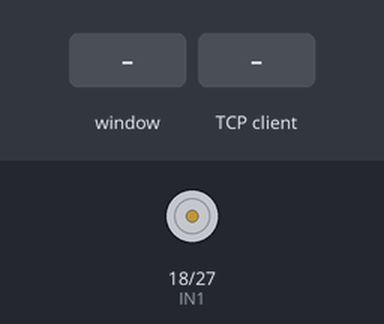
The program below on a simulated Raspberry Pi (BCM pin numbers). Parts: motor-driver pin pairs drawn as motors (green arrow = first pin HIGH = forward, orange = second pin HIGH = backward, longer = more drive, scaled by the enable pin). The test bench sets the inputs (shaded band). One TCP client connects 1 s after the port opens and stays connected; the desktop window is not drawn, its controls go by their first labels and the mouse button is held 0.15 s; threads take turns every 2 ms; what the program prints to the terminal is not drawn.

Above: at 1.2 s.
1.3 s: control labelled "Turn On Pump" in the window clicked
At 1.6 s:
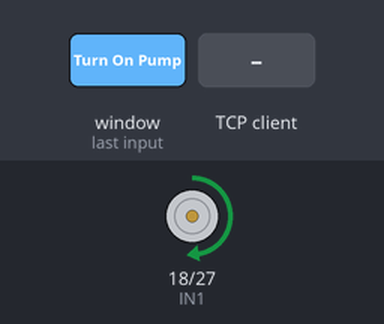
2.8 s: the TCP client sends "1"
Timing chart, 0 to 5.8 s (numbered marks = the images above; inputs shaded):
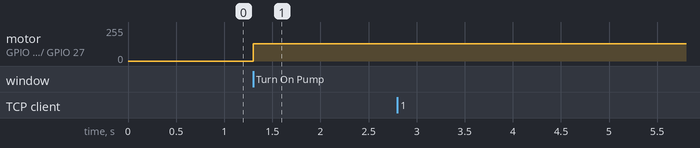

Measured:
- after the input at 1.3 s, motor on GPIO 18 (IN1) / GPIO 27 (IN2): stopped → forward 128/255 at once
- after the input at 2.8 s, every drawn part: stays the same

The program:

Raspberry.py
```python
import RPi.GPIO as GPIO
import time
import socket
import tkinter as tk
from threading import Thread

# Define the GPIO pins for TRIG (trigger) and ECHO (echo) of the ultrasonic sensor
TRIG_PIN = 19
ECHO_PIN = 20
SENSOR_HEIGHT_ABOVE_WATER = 14


# Define the GPIO pins
ENA = 17
IN1 = 18
IN2 = 27

GPIO.setmode(GPIO.BCM)
# Set up the GPIO pins
GPIO.setup(ENA, GPIO.OUT)
GPIO.setup(IN1, GPIO.OUT)
GPIO.setup(IN2, GPIO.OUT)

# Create PWM object
pwm = GPIO.PWM(ENA, 100)  # 100 Hz frequency

# Start the PWM with 0% duty cycle (stopped)
pwm.start(0)


# Speed of sound in cm/s (approximately 34300 cm/s at room temperature)
SPEED_OF_SOUND = 34300

# Raspberry Pi's IP address and port to listen on
host = '192.168.78.69'  # Listen on all available network interfaces
port = 12345  # Use the same port as on the Arduino

# Create a socket object
server_socket = socket.socket(socket.AF_INET, socket.SOCK_STREAM)

# Bind the socket to the address and port
server_socket.bind((host, port))

# Listen for incoming connections
server_socket.listen(5)
# Initialize global variables for sensor data
soilMoisture = 0
airQuality = 0
distance = 0
depth = 0
volume = 0
amount = 0


# Create a function to continuously listen for incoming connections
def listen_for_connections():
    print("Listening for incoming connections...")
    while True:
        client_socket, client_address = server_socket.accept()
        print(f"Accepted connection from {client_address}")
        data = client_socket.recv(1024).decode()
        print(f"Received data: {data}")
        process_arduino_data(data)
        client_socket.close()

# Create a thread to run the network communication
network_thread = Thread(target=listen_for_connections)
network_thread.daemon = True
network_thread.start()

# Create a function to update the GUI with sensor readings
def update_gui():
    # Update the GUI elements with sensor readings
    distance_var.set(f"Distance: {distance:.2f} cm")
    depth_var.set(f"Depth: {depth:.2f} cm")
    volume_var.set(f"Volume Used: {volume:.2f} cubic cm")
    bill_var.set(f"Bill: {amount:.2f} Rs")
    soil_moisture_var.set(f"Soil Moisture: {soilMoisture}")
    air_quality_var.set(f"Air Quality: {airQuality}")
    root.after(1000, update_gui)  # Update the GUI every second

# Create a function to setup the ultrasonic sensor
def setup_sensor():
    GPIO.setmode(GPIO.BCM)
    GPIO.setwarnings(False)
    GPIO.setup(TRIG_PIN, GPIO.OUT)
    GPIO.setup(ECHO_PIN, GPIO.IN)

# Create a function to measure distance using the ultrasonic sensor
def measure_distance():
    # (The measure_distance function from your original code here)
    GPIO.output(TRIG_PIN, GPIO.LOW)
    time.sleep(0.1)

    GPIO.output(TRIG_PIN, GPIO.HIGH)
    time.sleep(0.00001)
    GPIO.output(TRIG_PIN, GPIO.LOW)

    while GPIO.input(ECHO_PIN) == 0:
        pulse_start = time.time()

    while GPIO.input(ECHO_PIN) == 1:
        pulse_end = time.time()

    pulse_duration = pulse_end - pulse_start
    distance = pulse_duration * SPEED_OF_SOUND / 2  # Calculate distance in cm
    return distance


# Create a function to calculate depth from distance
def depth_from_distance(distance):
    # (The depth_from_distance function from your original code here)
    # Assuming water has a similar speed of sound as air (approx. 34300 cm/s)
    # and that distance is measured from the sensor to the water surface
    # Convert the distance to depth assuming the sensor is placed above the water
    depth = 0
    if distance > 0:
        depth = SENSOR_HEIGHT_ABOVE_WATER-distance
    return depth


# Create a function to calculate volume left
def volume_left(depth):
    initial_volume=991.847
    new_volume=0
    net_volume=0
    if depth>0:
        new_volume=3.14*4.75*4.75*depth
        net_volume=initial_volume-new_volume
    return net_volume


# Create a function to calculate the bill
def bill(net_volume):
    # (The bill function from your original code here)
    rate=0.2
    bill_amount=rate*net_volume
    return bill_amount


# Create a function to process data from the Arduino
def process_arduino_data(data):
    global soilMoisture, airQuality, distance, depth, volume, amount

    values = data.split(",")
    if len(values) == 2:
        soilMoisture = int(values[0])
        airQuality = int(values[1])

        # Process sensor data and update GUI
        setup_sensor()
        distance = measure_distance()
        depth = depth_from_distance(distance)
        volume = volume_left(depth)
        amount = bill(volume)


def turn_on_pump():
    GPIO.output(IN1, GPIO.HIGH)
    GPIO.output(IN2, GPIO.LOW)
    pwm.ChangeDutyCycle(50)  # 50% speed
    status_label.config(text="Pump turned on.")

# Function to turn off the pump
def turn_off_pump():
    GPIO.output(IN1, GPIO.LOW)
    GPIO.output(IN2, GPIO.LOW)
    pwm.ChangeDutyCycle(0)  # 0% speed
    status_label.config(text="Pump turned off.")


# Initialize the GUI
root = tk.Tk()
root.title("Sensor Data and Billing")

# Create Tkinter variables to display sensor data
soil_moisture_var = tk.StringVar()
air_quality_var = tk.StringVar()
distance_var = tk.StringVar()
depth_var = tk.StringVar()
volume_var = tk.StringVar()
bill_var = tk.StringVar()

# Create labels to display sensor data
distance_label = tk.Label(root, textvariable=distance_var)
depth_label = tk.Label(root, textvariable=depth_var)
volume_label = tk.Label(root, textvariable=volume_var)
bill_label = tk.Label(root, textvariable=bill_var)
soil_moisture_label = tk.Label(root, textvariable=soil_moisture_var)
air_quality_label = tk.Label(root, textvariable=air_quality_var)

# Pack the labels in the GUI
distance_label.pack()
depth_label.pack()
volume_label.pack()
bill_label.pack()
soil_moisture_label.pack()
air_quality_label.pack()


on_button = tk.Button(root, text="Turn On Pump", command=turn_on_pump)
off_button = tk.Button(root, text="Turn Off Pump", command=turn_off_pump)
status_label = tk.Label(root, text="Pump is off")

# Arrange the widgets in the window
on_button.pack()
off_button.pack()
status_label.pack()


# Start the GUI event loop
try:
	root.after(1000, update_gui)  # Start updating the GUI every second
	root.mainloop()
except KeyboardInterrupt:
    print("Exiting the control script.")

finally:
    # Cleanup and cleanup GPIO settings
    GPIO.cleanup()
```
